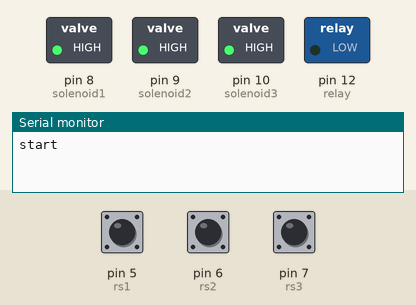
Simulated run of this sketch. Board: Arduino Uno, built with avr-gcc and run on an emulated ATmega328P. Parts: switched loads named in the sketch (green lamp = pin HIGH), the last lines printed to the serial monitor. Dashed ring = blinking. The test bench sets the inputs (shaded band); at power-on: pin 5 (rs1) HIGH, pin 6 (rs2) HIGH, pin 7 (rs3) HIGH.

Above: at 1.2 s.
1.3 s: pin 5 (rs1) pulled LOW for 0.15 s
At 2.2 s:
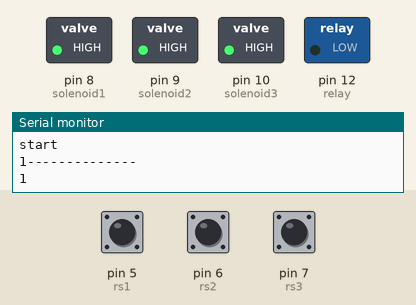
2.9 s: pin 6 (rs2) pulled LOW for 0.15 s
At 3.9 s:
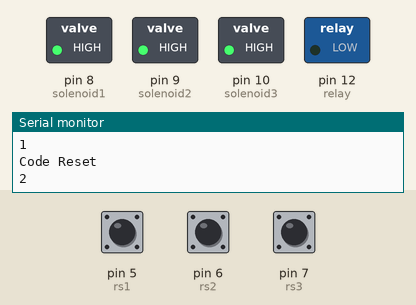
4.5 s: pin 7 (rs3) pulled LOW for 0.15 s
At 5.5 s:
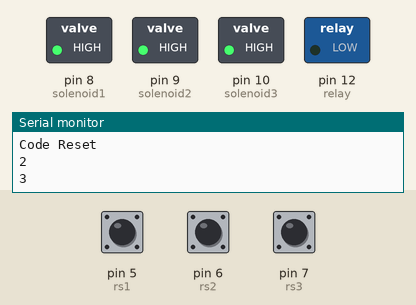
6.1 s: pin 5 (rs1) pulsed LOW 5 times (0.12 s each, 0.3 s apart)
At 6.5 s:
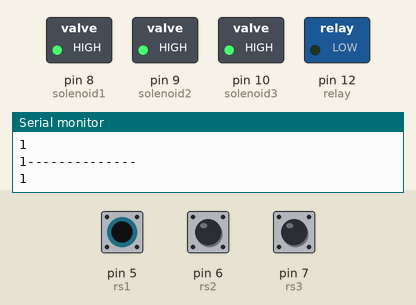
Timing chart, 0 to 9.1 s (numbered marks = the images above; inputs shaded):
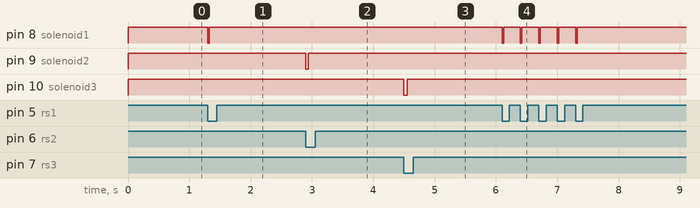

The sketch:

Bells.ino
```cpp
#include <Button.h>


//Button rs1 = Button(5,true, true, 20);
//Button rs2 = Button(6,true, true, 20);


Button rs1 = Button(5,true, false, 20);
Button rs2 = Button(6,true, false, 20);
Button rs3 = Button(7,true, false, 30);


int state1 = 0;
int state2 = 0;
int state3 = 0;
int n;
int i = 0;
int j= 0;


const int solenoid1=8;
const int solenoid2=9;
const int solenoid3=10;


const int relay=12;


byte combination[] = {2, 1, 3, 3, 1};  //Change values of array to change combination
byte input[5]; // created array, to be compared to combination


void setup() {
  // put your setup code here, to run once:
  Serial.begin(9600);

 // pinMode(button1, INPUT_PULLUP);
 // pinMode(button2, INPUT_PULLUP);
 // pinMode(button3, INPUT_PULLUP);

  pinMode(solenoid1, OUTPUT);
  pinMode(solenoid2, OUTPUT);
  pinMode(solenoid3, OUTPUT);

  digitalWrite(solenoid1, HIGH);
  digitalWrite(solenoid2, HIGH);
  digitalWrite(solenoid3, HIGH);

  pinMode(relay, OUTPUT);
  digitalWrite(relay, LOW);

}

void loop() {

i=0;
j=0;

Serial.println('\r');
Serial.println("start");

while( i < 5){

      rs1.read();
      rs2.read();
      rs3.read();


      if(rs1.wasReleased() ){

     digitalWrite(solenoid1, LOW);
    delay(25);
    digitalWrite(solenoid1, HIGH);

     Serial.println("1--------------");

        Serial.println('1');
        input[i] = 1;
        i++;

      }

      if(rs2.wasReleased() ){

         digitalWrite(solenoid2, LOW);
    delay(40);
    digitalWrite(solenoid2, HIGH);


            Serial.println("Code Reset");
            i = 0;

        Serial.println('2');
        input[i] = 2;
        i++;

      }

      if(rs3.wasReleased() ){


         digitalWrite(solenoid3, LOW);
    delay(50);
    digitalWrite(solenoid3, HIGH);

     //   Serial.println("3--------------");
        Serial.println('3');
        input[i] = 3;
        i++;

      }

   // Serial.print("j=");
   // Serial.println(j);


    }

  Serial.println("Outside of loop");

   for(int n = 0; n < 5; n++){
        Serial.print(input[n]);
    }


boolean flag = true; // to compare them we'll start with a flag set true

for (byte n = 0; n < 5 ; n++){
   if (input[n] != combination[n]) // loop to check array any number that doesn't match means a miss
   {
       flag = false;
  }

}


  if(flag == true)  {    // if flag is true, output whatever

      Serial.println('\r');
      Serial.println("Correct Combination");
      digitalWrite(13,HIGH);
      delay(3000);
      digitalWrite(13,LOW);


  }


}
```

Measured:
- after the input at 1.3 s, pin 8 (solenoid1): HIGH → LOW at once, → HIGH 0.03 s later
- after the input at 2.9 s, pin 9 (solenoid2): HIGH → LOW at once, → HIGH 0.04 s later
- after the input at 4.5 s, pin 10 (solenoid3): HIGH → LOW at once, → HIGH 0.05 s later
- after the input at 6.1 s, pin 8 (solenoid1): alternates HIGH for 0.27 s and LOW for 0.03 s, 10 changes in all, then stays HIGH, starting at once
